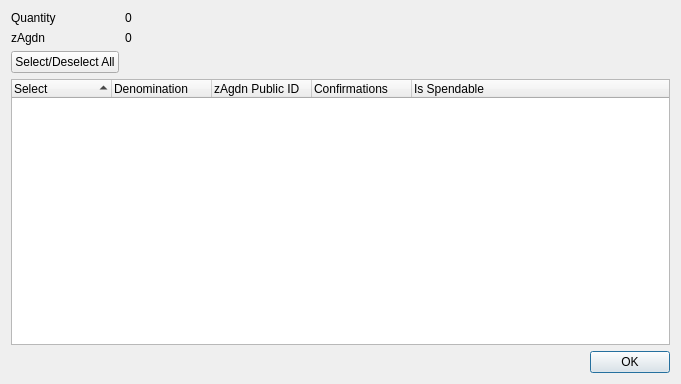
<?xml version="1.0" encoding="UTF-8"?>
<ui version="4.0">
 <class>ZAgdnControlDialog</class>
 <widget class="QDialog" name="ZAgdnControlDialog">
  <property name="geometry">
   <rect>
    <x>0</x>
    <y>0</y>
    <width>681</width>
    <height>384</height>
   </rect>
  </property>
  <property name="minimumSize">
   <size>
    <width>681</width>
    <height>384</height>
   </size>
  </property>
  <property name="windowTitle">
   <string>Select zAgdn to Spend</string>
  </property>
  <layout class="QGridLayout" name="gridLayout">
   <item row="0" column="0">
    <layout class="QFormLayout" name="formLayout">
     <property name="sizeConstraint">
      <enum>QLayout::SetDefaultConstraint</enum>
     </property>
     <item row="0" column="0">
      <widget class="QLabel" name="labelQuantity">
       <property name="text">
        <string>Quantity</string>
       </property>
      </widget>
     </item>
     <item row="0" column="1">
      <widget class="QLabel" name="labelQuantity_int">
       <property name="text">
        <string>0</string>
       </property>
      </widget>
     </item>
     <item row="1" column="0">
      <widget class="QLabel" name="labelZAgdn">
       <property name="text">
        <string>zAgdn</string>
       </property>
      </widget>
     </item>
     <item row="1" column="1">
      <widget class="QLabel" name="labelZAgdn_int">
       <property name="text">
        <string>0</string>
       </property>
      </widget>
     </item>
     <item row="2" column="0">
      <widget class="QPushButton" name="pushButtonAll">
       <property name="text">
        <string>Select/Deselect All</string>
       </property>
      </widget>
     </item>
    </layout>
   </item>
   <item row="1" column="0">
    <layout class="QVBoxLayout" name="verticalLayout">
     <item>
      <widget class="QTreeWidget" name="treeWidget">
       <property name="minimumSize">
        <size>
         <width>0</width>
         <height>250</height>
        </size>
       </property>
       <property name="alternatingRowColors">
        <bool>true</bool>
       </property>
       <property name="sortingEnabled">
        <bool>true</bool>
       </property>
       <property name="columnCount">
        <number>5</number>
       </property>
       <attribute name="headerDefaultSectionSize">
        <number>100</number>
       </attribute>
       <column>
        <property name="text">
         <string notr="true">Select</string>
        </property>
       </column>
       <column>
        <property name="text">
         <string notr="true">Denomination</string>
        </property>
       </column>
       <column>
        <property name="text">
         <string notr="true">zAgdn Public ID</string>
        </property>
       </column>
       <column>
        <property name="text">
         <string notr="true">Confirmations</string>
        </property>
       </column>
       <column>
        <property name="text">
         <string>Is Spendable</string>
        </property>
       </column>
      </widget>
     </item>
     <item>
      <widget class="QDialogButtonBox" name="buttonBox">
       <property name="orientation">
        <enum>Qt::Horizontal</enum>
       </property>
       <property name="standardButtons">
        <set>QDialogButtonBox::Ok</set>
       </property>
      </widget>
     </item>
    </layout>
   </item>
  </layout>
 </widget>
 <resources/>
 <connections>
  <connection>
   <sender>buttonBox</sender>
   <signal>accepted()</signal>
   <receiver>ZAgdnControlDialog</receiver>
   <slot>accept()</slot>
   <hints>
    <hint type="sourcelabel">
     <x>248</x>
     <y>254</y>
    </hint>
    <hint type="destinationlabel">
     <x>157</x>
     <y>274</y>
    </hint>
   </hints>
  </connection>
  <connection>
   <sender>buttonBox</sender>
   <signal>rejected()</signal>
   <receiver>ZAgdnControlDialog</receiver>
   <slot>reject()</slot>
   <hints>
    <hint type="sourcelabel">
     <x>316</x>
     <y>260</y>
    </hint>
    <hint type="destinationlabel">
     <x>286</x>
     <y>274</y>
    </hint>
   </hints>
  </connection>
 </connections>
</ui>
